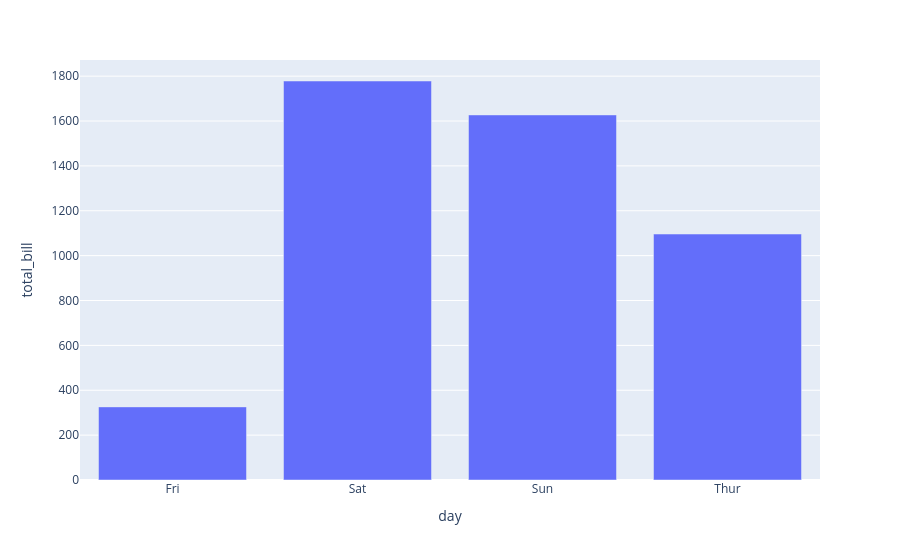

Here is the notebook cell this chart was saved with:
### Code cell
px.bar(df_agrupado_pelo_dia, x= 'day', y='total_bill')

### Figure 1 — Plotly figure (JSON) as saved in the notebook; plotly's stock layout.template omitted (floating-point values rounded to 4 significant figures)
{"data": [{"hovertemplate": "day=%{x}<br>total_bill=%{y}<extra></extra>", "legendgroup": "", "marker": {"color": "#636efa", "pattern": {"shape": ""}}, "name": "", "orientation": "v", "showlegend": false, "textposition": "auto", "type": "bar", "x": ["Fri", "Sat", "Sun", "Thur"], "xaxis": "x", "y": [325.9, 1778.0, 1627.0, 1096.0], "yaxis": "y"}], "layout": {"barmode": "relative", "legend": {"tracegroupgap": 0}, "margin": {"t": 60}, "xaxis": {"anchor": "y", "domain": [0, 1], "title": {"text": "day"}}, "yaxis": {"anchor": "x", "domain": [0, 1], "title": {"text": "total_bill"}}}}
